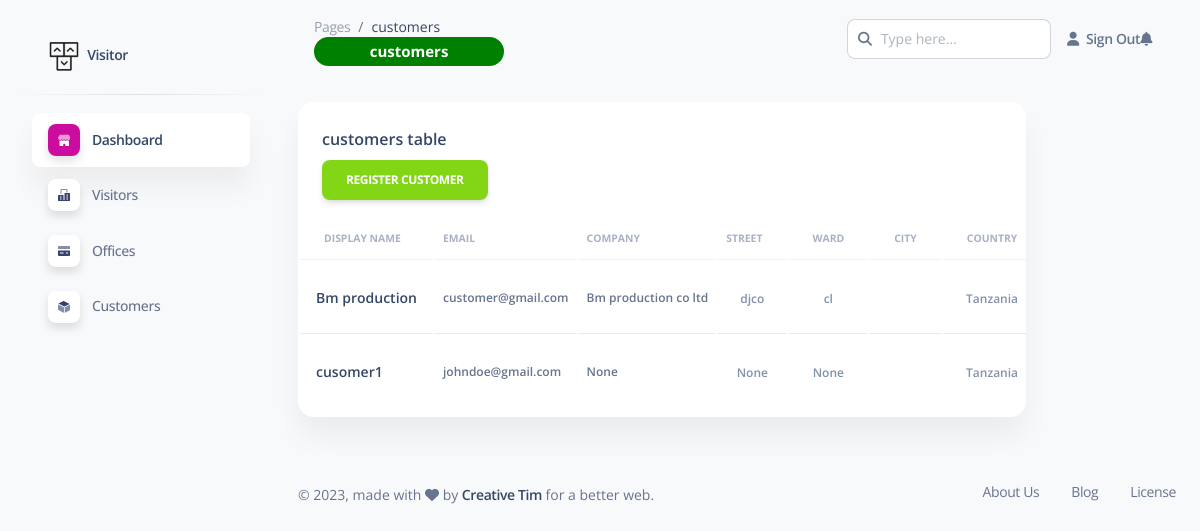
Page /staff/customers/ on the earlier database version.
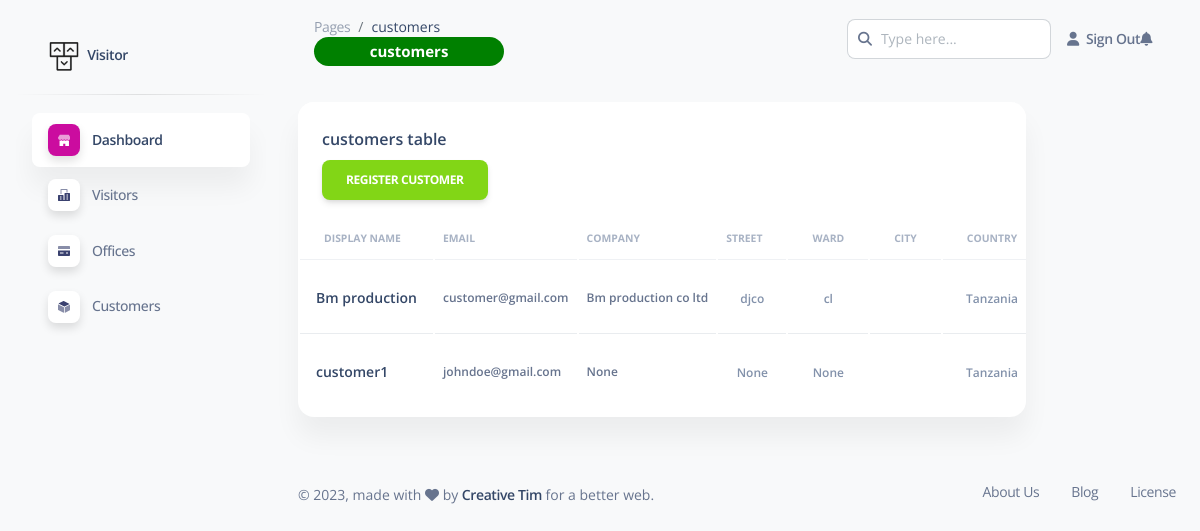
Same page on the later database version.
### customer/models.py (models this page shows, shortened)
class Customer(models.Model):
    user = models.OneToOneField(User, on_delete=models.CASCADE, null=True, blank=True)
    display_name = models.CharField(max_length=200, null=True, blank=True)
    company_or_organization_name = models.CharField(max_length=200, null=True, blank=True)
    title = models.CharField(max_length=200, null=True, blank=True)
    street = models.CharField(max_length=100, null=True, blank=True)
    ward = models.CharField(max_length=100, null=True, blank=True)
    district = models.CharField(max_length=100, null=True, blank=True)
    region = models.CharField(max_length=100, null=True, blank=True)
    country = models.CharField(max_length=100, default="Tanzania", null=True, blank=True)

### avocado/views.py (the view)
# urls.py: path('customers/', avocado_customers, name="admin_customers"),
def avocado_customers(request):
    customers = Customer.objects.all()[:10]
    customer_count = Customer.objects.all().count()
    data = {
        'customers': customers,
        'customer_total': customer_count,
    }
    return render(request, 'avocado/customers/index.html', data)

### templates/avocado/customers/index.html (shortened to what this page needs)
{% extends 'avocado/base/index.html' %}
{% load static%}
{% block content %}
<div class="title hidden">{% block header %}customers{% endblock %}</div>
<div class="title hidden">{% block page_header %}customers{% endblock %}</div>
<div class="row">
<div class="col-md-10 col-lg-10 col-sm-12">
  <div class="card mb-4">
    <div class="card-header pb-0">
      <h6>customers table</h6>
      <a href="{% url 'customer_form' %}" class="btn btn-success">register customer</a>
    </div>
    <div class="card-body px-0 pt-0 pb-2">
      <div class="table-responsive p-0">
        <table class="table align-items-center mb-0">
          <thead>
            <tr>
              <th class="text-uppercase text-secondary text-xxs font-weight-bolder opacity-7">display name</th>
              <th class="text-uppercase text-secondary text-xxs font-weight-bolder opacity-7 ps-2">Email</th>
              <th class="text-uppercase text-secondary text-xxs font-weight-bolder opacity-7 ps-2">company</th>
              <th class="text-uppercase text-secondary text-xxs font-weight-bolder opacity-7 ps-2">street</th>
              <th class="text-center text-uppercase text-secondary text-xxs font-weight-bolder opacity-7">ward</th>
              <th class="text-center text-uppercase text-secondary text-xxs font-weight-bolder opacity-7">city</th>
              <th class="text-center text-uppercase text-secondary text-xxs font-weight-bolder opacity-7">country</th>
            </tr>
          </thead>
          <tbody>
            {% for customer in customers %}
            <tr>
              <td>
                <div class="d-flex px-2 py-1">
                  <div class="d-flex flex-column justify-content-center">
                    <h6 class="mb-0 text-sm">{{customer.display_name}}</h6>
                  </div>
                </div>
              </td>
              <td>
                <p class="text-xs font-weight-bold mb-0">{{customer.user.email}}</p>
              </td>
              <td>
                <p class="text-xs font-weight-bold mb-0">{{customer.company_or_organization_name}}</p>
              </td>
              <td class="align-middle text-center">
                <span class="text-secondary text-xs font-weight-bold">{{customer.street}}</span>
              </td>
              <td class="align-middle text-center">
                <span class="text-secondary text-xs font-weight-bold">{{customer.ward}}</span>
              </td>
              <td class="align-middle text-center">
              </td>
              <td class="align-middle text-center">
                <span class="text-secondary text-xs font-weight-bold">{{customer.country}}</span>
              </td>
            </tr>
            {% endfor %}
          </tbody>
        </table>
      </div>
    </div>
  </div>
</div>
</div>
</div>
{% endblock  %}

### templates/avocado/base/index.html (shortened to what this page needs)
{% load static %}
<!DOCTYPE html>
<html lang="en">
<head>
  <link href="{% static 'assets/css/nucleo-icons.css' %}" rel="stylesheet" />
  <link href="{% static 'assets/css/nucleo-svg.css' %}" rel="stylesheet" />
  <link href="{% static 'assets/css/nucleo-svg.css' %}" rel="stylesheet" />
  <link id="pagestyle" href="{% static './assets/css/soft-ui-dashboard.css' %}" rel="stylesheet" />
</head>
<body class="g-sidenav-show  bg-gray-100">
  <aside class="sidenav navbar navbar-vertical navbar-expand-xs border-0 border-radius-xl my-3 fixed-start ms-3 " id="sidenav-main">
    <div class="sidenav-header">
      <a class="navbar-brand m-0" href="  " target="_blank">
        <img src="{% static 'assets/img/logo-ct-dark.png' %}" class="navbar-brand-img h-100" alt="main_logo">
        <span class="ms-1 font-weight-bold">Visitor</span>
      </a>
    </div>
    <hr class="horizontal dark mt-0">
    <div class="collapse navbar-collapse  w-auto " id="sidenav-collapse-main">
      <ul class="navbar-nav">
        <li class="nav-item">
          <a class="nav-link  active" href="{% url 'admin_dashboard' %}">
            <div class="icon icon-shape icon-sm shadow border-radius-md bg-white text-center me-2 d-flex align-items-center justify-content-center">
            </div>
            <span class="nav-link-text ms-1">Dashboard</span>
          </a>
        </li>
        <li class="nav-item">
          <a class="nav-link  " href="{% url 'admin_visitors' %}">
            <div class="icon icon-shape icon-sm shadow border-radius-md bg-white text-center me-2 d-flex align-items-center justify-content-center">
            </div>
            <span class="nav-link-text ms-1">Visitors</span>
          </a>
        </li>
        <li class="nav-item">
          <a class="nav-link  " href="{% url 'admin_offices' %}">
            <div class="icon icon-shape icon-sm shadow border-radius-md bg-white text-center me-2 d-flex align-items-center justify-content-center">
            </div>
            <span class="nav-link-text ms-1">Offices</span>
          </a>
        </li>
        <li class="nav-item">
          <a class="nav-link  " href="{% url 'admin_customers' %}">
            <div class="icon icon-shape icon-sm shadow border-radius-md bg-white text-center me-2 d-flex align-items-center justify-content-center">
            </div>
            <span class="nav-link-text ms-1">Customers</span>
          </a>
        </li>
  </aside>
  <main class="main-content position-relative max-height-vh-100 h-100 border-radius-lg ">
    <nav class="navbar navbar-main navbar-expand-lg px-0 mx-4 shadow-none border-radius-xl" id="navbarBlur" navbar-scroll="true">
      <div class="container-fluid py-1 px-3">
        <nav aria-label="breadcrumb">
          <ol class="breadcrumb bg-transparent mb-0 pb-0 pt-1 px-0 me-sm-6 me-5">
            <li class="breadcrumb-item text-sm"><a class="opacity-5 text-dark" href="javascript:;">Pages</a></li>
            <li class="breadcrumb-item text-sm text-dark active" aria-current="page">{% block header %}{% endblock %}</li>
          </ol>
          <h5 class="font-weight-bolder mb-0" style="color: #fff; display: flex; align-items: center; font-size: 15px; padding: 4px 0; justify-content: center; border-radius: 20px; margin: auto; background: green;">{% block page_header %}{% endblock %}</h5>
        </nav>
        <div class="collapse navbar-collapse mt-sm-0 mt-2 me-md-0 me-sm-4" id="navbar">
          <div class="ms-md-auto pe-md-3 d-flex align-items-center">
            <div class="input-group">
              <span class="input-group-text text-body"><i class="fas fa-search" aria-hidden="true"></i></span>
              <input type="text" class="form-control" placeholder="Type here...">
            </div>
          </div>
          <ul class="navbar-nav  justify-content-end">
            <li class="nav-item d-flex align-items-center">
              <a href="{% url 'logout' %}" class="nav-link text-body font-weight-bold px-0">
                <i class="fa fa-user me-sm-1"></i>
                <span class="d-sm-inline d-none">Sign Out</span>
              </a>
            </li>
            <li class="nav-item dropdown pe-2 d-flex align-items-center">
              <a href="javascript:;" class="nav-link text-body p-0" id="dropdownMenuButton" data-bs-toggle="dropdown" aria-expanded="false">
                <i class="fa fa-bell cursor-pointer"></i>
              </a>
            </li>
          </ul>
        </div>
      </div>
    </nav>
    <div class="container-fluid py-4">
      {% block content %}{% endblock %}
      <footer class="footer pt-3">
        <div class="container-fluid">
          <div class="row align-items-center justify-content-lg-between">
            <div class="col-lg-6 mb-lg-0 mb-4">
              <div class="copyright text-center text-sm text-muted text-lg-start">
                © ,
                made with <i class="fa fa-heart"></i> by
                <a href="https://www.creative-tim.com" class="font-weight-bold" target="_blank">Creative Tim</a>
                for a better web.
              </div>
            </div>
            <div class="col-lg-6">
              <ul class="nav nav-footer justify-content-center justify-content-lg-end">
                <li class="nav-item">
                  <a href="#" class="nav-link text-muted" target="_blank">About Us</a>
                </li>
                <li class="nav-item">
                  <a href="#" class="nav-link text-muted" target="_blank">Blog</a>
                </li>
                <li class="nav-item">
                  <a href="#" class="nav-link pe-0 text-muted" target="_blank">License</a>
                </li>
              </ul>
            </div>
          </div>
        </div>
      </footer>
  </main>
</body>
</html>

### static/assets/css/nucleo-svg.css (style rules this page uses)
.icon { display: inline-block; color: #111111; height: 1em; width: 1em; }
.icon-sm { height: 0.8em; width: 0.8em; }
.icon { fill: currentColor; stroke: none; }

Differences in the rows shown:
changed Customer "None": display_name "cusomer1" → "customer1"
